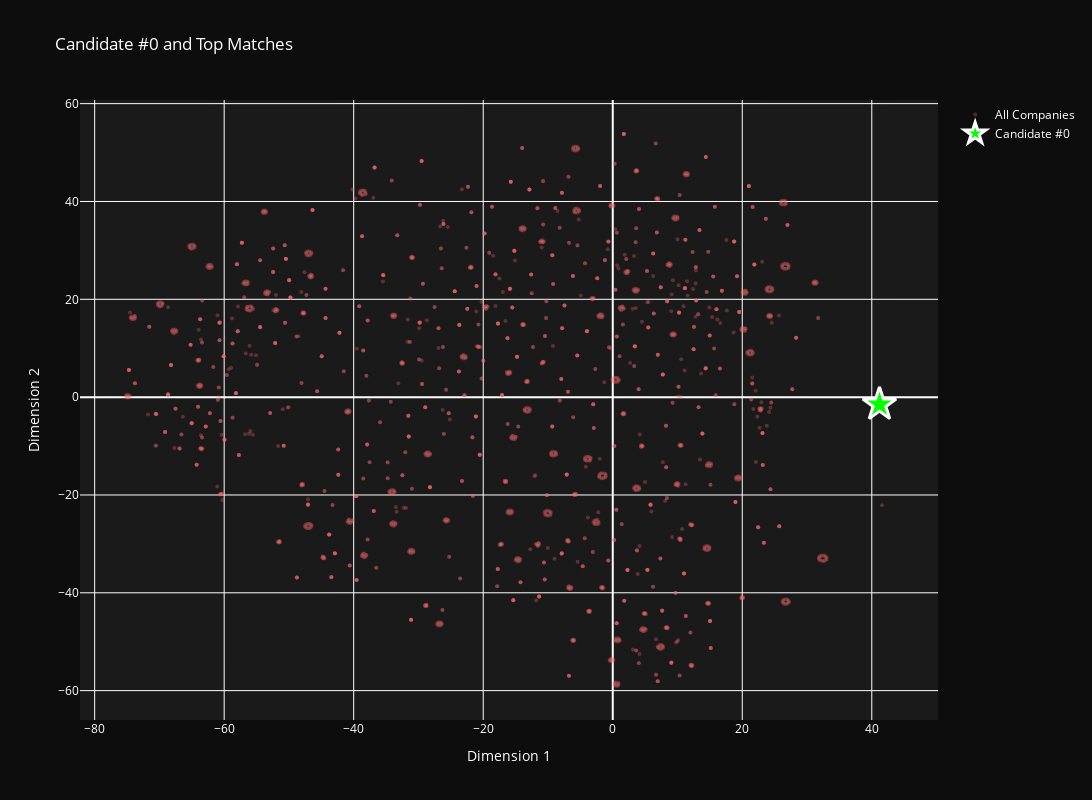

Notebook code cell kept with this figure:
### Markdown cell above
---
## 📊 Interactive Visualization 2: Highlighted Match Network

Show candidate and their top matches with connection lines

### Code cell
# ============================================================================
# 🔍 HIGHLIGHTED MATCH NETWORK
# ============================================================================

target_candidate = 0

print(f"🔍 Analyzing Candidate #{target_candidate}...\n")

matches = find_top_matches(target_candidate, top_k=10)
match_indices = [comp_idx for comp_idx, score in matches if comp_idx < n_comp_viz]

# Create highlighted plot
fig2 = go.Figure()

# All companies (background)
fig2.add_trace(go.Scatter(
    x=comp_2d[:, 0],
    y=comp_2d[:, 1],
    mode='markers',
    name='All Companies',
    marker=dict(size=4, color='#ff6b6b', opacity=0.3),
    showlegend=True
))

# Top matches (highlighted)
if match_indices:
    match_positions = comp_2d[match_indices]
    fig2.add_trace(go.Scatter(
        x=match_positions[:, 0],
        y=match_positions[:, 1],
        mode='markers',
        name='Top Matches',
        marker=dict(
            size=15,
            color='#ff0000',
            line=dict(width=2, color='white')
        ),
        text=[f"Match #{i+1}: {companies_full.iloc[match_indices[i]].get('name', 'N/A')[:30]}<br>Score: {matches[i][1]:.3f}" 
              for i in range(len(match_indices))],
        hovertemplate='<b>%{text}</b><extra></extra>'
    ))

# Target candidate (star)
fig2.add_trace(go.Scatter(
    x=[cand_2d[target_candidate, 0]],
    y=[cand_2d[target_candidate, 1]],
    mode='markers',
    name=f'Candidate #{target_candidate}',
    marker=dict(
        size=25,
        color='#00ff00',
        symbol='star',
        line=dict(width=3, color='white')
    )
))

# Connection lines (top 5)
for i, match_idx in enumerate(match_indices[:5]):
    fig2.add_trace(go.Scatter(
        x=[cand_2d[target_candidate, 0], comp_2d[match_idx, 0]],
        y=[cand_2d[target_candidate, 1], comp_2d[match_idx, 1]],
        mode='lines',
        line=dict(color='yellow', width=1, dash='dot'),
        opacity=0.5,
        showlegend=False
    ))

fig2.update_layout(
    title=f'Candidate #{target_candidate} and Top Matches',
    xaxis_title='Dimension 1',
    yaxis_title='Dimension 2',
    width=1200,
    height=800,
    plot_bgcolor='#1a1a1a',
    paper_bgcolor='#0d0d0d',
    font=dict(color='white')
)

fig2.show()

print("\n✅ Highlighted visualization created!")
print(f"   ⭐ Green star = Candidate #{target_candidate}")
print(f"   🔴 Red dots = Top matches")
print(f"   💛 Yellow lines = Connections")

### Figure 1 — Plotly figure (JSON) as saved in the notebook; plotly's stock layout.template omitted (floating-point values rounded to 4 significant figures; data arrays with more than 128 entries replaced by an {"elided": "..."} marker saying what was removed)
{"data": [{"marker": {"color": "#ff6b6b", "opacity": 0.3, "size": 4}, "mode": "markers", "name": "All Companies", "showlegend": true, "type": "scatter", "x": {"elided": "2000 float values"}, "y": {"elided": "2000 float values"}}, {"marker": {"color": "#00ff00", "line": {"color": "white", "width": 3}, "size": 25, "symbol": "star"}, "mode": "markers", "name": "Candidate #0", "type": "scatter", "x": [41.19], "y": [-1.492]}], "layout": {"font": {"color": "white"}, "height": 800, "paper_bgcolor": "#0d0d0d", "plot_bgcolor": "#1a1a1a", "title": {"text": "Candidate #0 and Top Matches"}, "width": 1200, "xaxis": {"title": {"text": "Dimension 1"}}, "yaxis": {"title": {"text": "Dimension 2"}}}}
